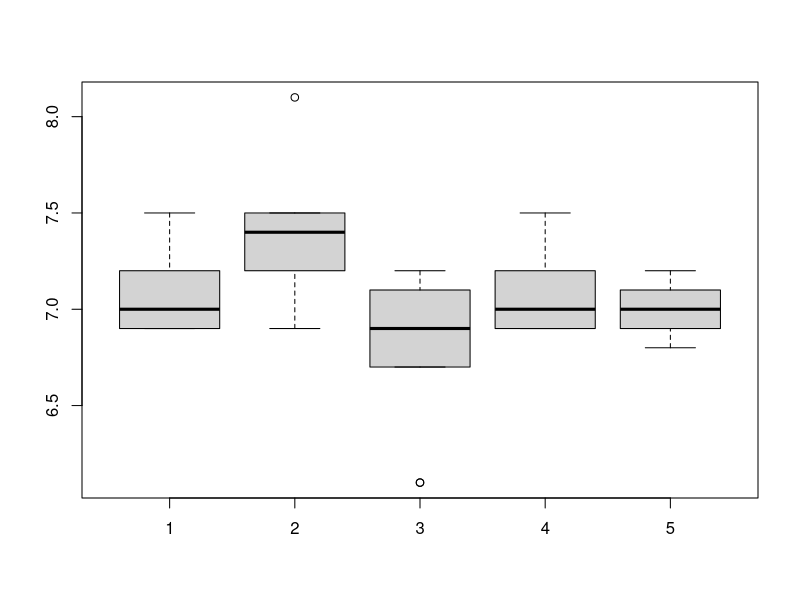
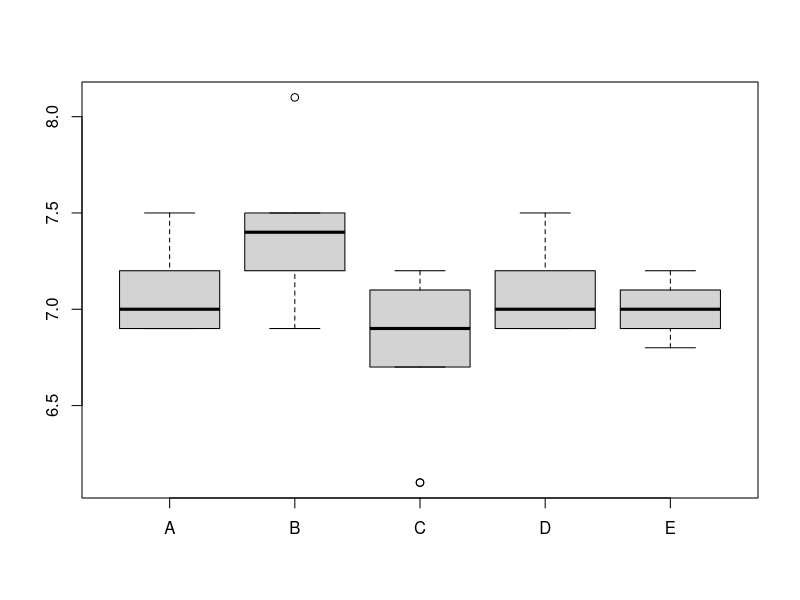
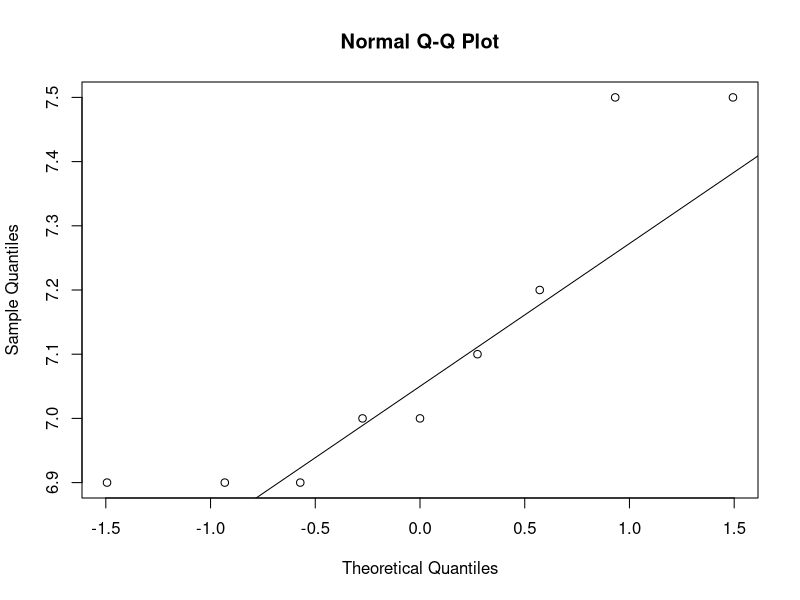
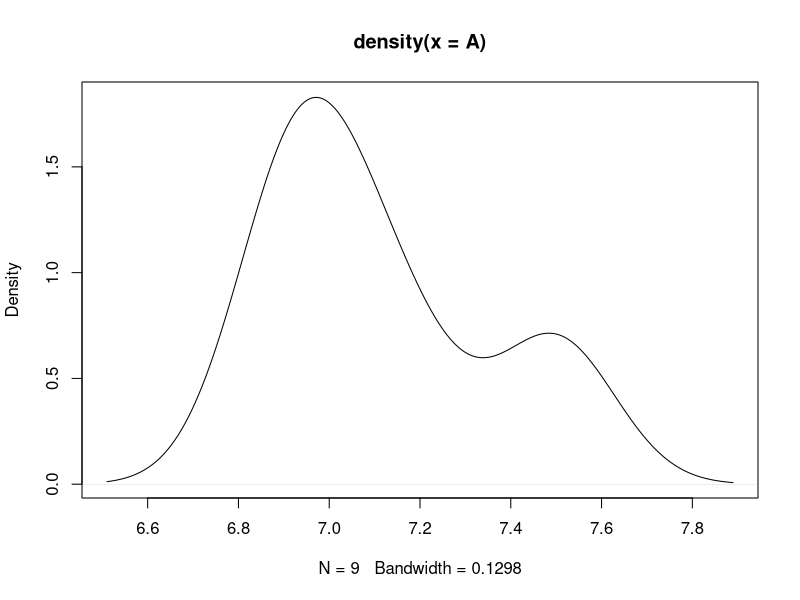

Source code (R) for these figures, in order:
# ============================================================
# Exercise 5a: Normality and two-sample comparison
# Theory: https://senzorika.github.io/SaIT/theory_EN/exercise05a.html
# ============================================================

# A group of assessors rated 5 kinds of cheese with the following results.
# Dataset: cheeses
A <- c(7.5, 6.9, 7, 7, 6.9, 7.1, 7.2, 7.5, 6.9)
B <- c(7.5, 8.1, 7.5, 7.4, 7.1, 7.5, 7.2, 7.2, 6.9)
C <- c(7, 6.1, 6.7, 6.1, 6.9, 7.1, 7.2, 7.2, 6.9)
D <- c(7.5, 6.9, 7, 7, 6.9, 7.1, 7.2, 7.2, 6.9)
E <- c(6.8, 6.9, 6.9, 7, 7, 7, 7.1, 7.1, 7.2)
tab <- data.frame(A, B, C, D, E)
boxplot(A, B, C, D, E)
boxplot(tab)

#---------------------------------------------------------------------------------------
# normality check
#---------------------------------------------------------------------------------------
qqnorm(A)
qqline(A)
plot(density(A))
shapiro.test(A)


#---------------------------------------------------------------------------------------
# PAIRWISE COMPARISON
#---------------------------------------------------------------------------------------
# dependent (paired) samples
t.test(A, E, paired = TRUE)
wilcox.test(A, E, paired = TRUE)
# independent samples
t.test(A, E)
wilcox.test(A, E) # Mann-Whitney test


#---------------------------------------------------------------------------------------
# BINOMIAL TEST
#---------------------------------------------------------------------------------------
# 60 consumers took part in a paired preference test and 34 of them marked sample A (improved recipe)
# as better tasting. Is this number sufficient to accept the hypothesis that the samples differ?
# If not, how many consumers are needed to confirm the alternative hypothesis?
# (panel size calculation: exercise 14)

binom.test(34, 60, p = 0.5) # paired preference: two-sided test (we do not know in advance which sample wins)
# discrimination tests (triangle p = 1/3, duo-trio p = 1/2) are one-sided:
# binom.test(x, n, p = 1/3, alternative = "greater")

#---------------------------------------------------------------------------------------
# CHI-SQUARE TEST
#---------------------------------------------------------------------------------------
# 90 respondents answered a questionnaire about goulash and goulash seasoning mix...

likert <- c("strongly.agree", "agree", "dont.know", "disagree", "strongly.disagree")
question1 <- c(15, 20, 20, 10, 25) # Dark beer is suitable for goulash... :)
question2 <- c(40, 25, 15, 5, 5) # I have eaten goulash at least once in my life...
question3 <- c(82, 2, 2, 2, 2) # Goulash comes from Hungary...
results <- data.frame(likert, question1, question2, question3)
chisq.test(question1)
chisq.test(question2)
chisq.test(question3)

#---------------------------------------------------------------------------------------
# MCNEMAR TEST
#---------------------------------------------------------------------------------------
# Find out whether consumers react the same way to the old and the new (modified) recipe

rum <- matrix(c(40, 8, 24, 28), nrow = 2, dimnames = list("old recipe" = c("bought", "not bought"), "new recipe" = c("bought", "not bought")))
mcnemar.test((rum), correct = FALSE)


# TASK1:
# =========
# Analyse the data and test the hypothesis that there is a statistically significant difference
# between 2 cheese samples (the best one and the original one (E)).

# TASK2:
# =========
# Find out whether a statistically significant difference was detected in an adulteration test if
# out of 100 triangle tests 42 assessors identified the odd sample...
# What would the result be if the test were carried out as a paired test?

# TASK3:
# =========
# A retail chain offers these kinds of yogurt with the following customer preferences
# (strawberry(25), chocolate(34), vanilla(17), blueberry(7)).
# Using an appropriate statistical method, find out whether there is a significant preference for any kind.
